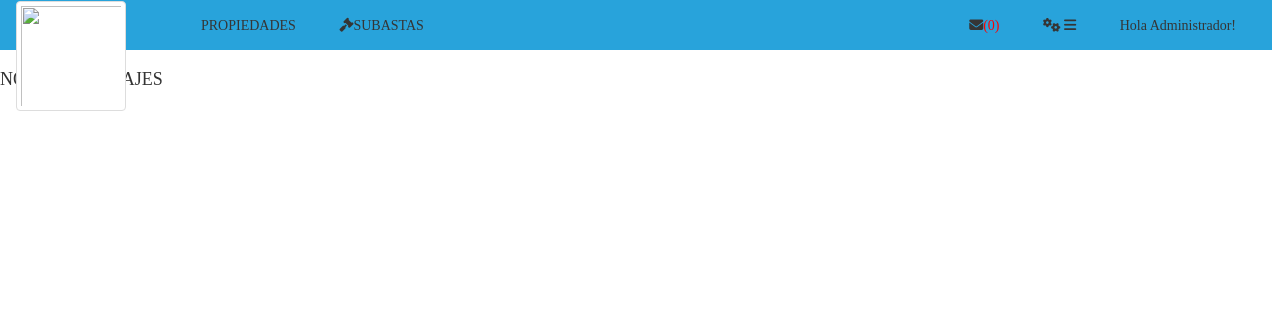
The app's page /mensajes.php (signed in), older data.
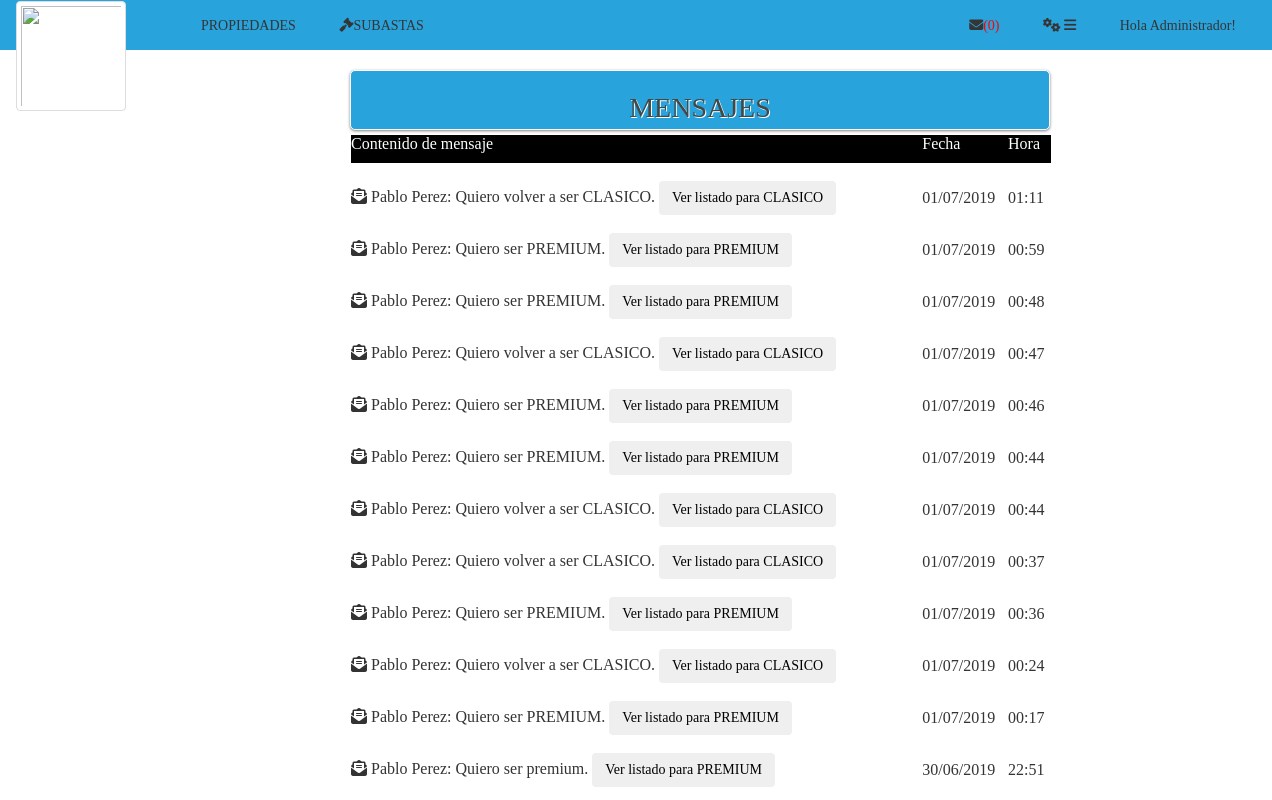
The same page, newer data.
### tables this page shows
CREATE TABLE `mensaje` (
  `idMensaje` int(11) NOT NULL,
  `idSubasta` int(11) DEFAULT NULL,
  `contenido` varchar(255) NOT NULL,
  `leido` int(11) DEFAULT NULL,
  `fecha` datetime NOT NULL,
  `idDe` int(11) NOT NULL,
  `idPara` int(11) NOT NULL,
  `numero` int(11) NOT NULL
);

### mensajes.php (the view, shortened to what this page needs)
<html>
	<head>
<?php
		include("cabecera.php");
?>
<?php
$con=conectar();
 $id=($_SESSION['id']);
$var_consulta= "SELECT * FROM mensaje WHERE idPara=$id ORDER BY fecha DESC";
   $result = mysqli_query($con, $var_consulta);
   $num=mysqli_num_rows($result);
if ($num==0) {
  echo"<h4>NO HAY MENSAJES</h4>";
 }
else{
?>
	</head>
	<body>
		<div id="wrapper" style="margin-left: 350px;margin-top: 0px;">
			<form name="formulario" class="login-form" style="width:700px;height:60px; background-color:#28a3db;">
				<div class="header" style="padding: 0px;">
					<h1> MENSAJES</h1>
				</div>
					 <table  style="width:700px;background-color:#fff;">
					 	<?php $primero = "Contenido de mensaje";
                              $segundo="Fecha";
                               $tercero="Hora";
                               $color = "#fff";
  ?>
 <tr style="background-color:#000;">
  <td><?php echo "<p><font color='".$color."'>".$primero."</font></p>";  ?> </td>
  <td ><?php echo "<p><font color='".$color."'>".$segundo."</font></p>";  ?></td>
  <td ><?php echo "<p><font color='".$color."'>".$tercero."</font></p>";  ?></td>
 </tr>
                    <?php
                    while ($row = mysqli_fetch_array($result)){
                    	$i="<i class='fas fa-envelope-open-text'></i>";
                       ?>
                         <tr>
                             <td> <br><?php echo "$i $row[contenido]" ;
                             switch ($row['numero']) {
                                 case 3:
                                             echo "<a href='verListaEspera.php'> <button type='button' class='btn btn-succes'>Ver listado para PREMIUM</button> </a></br>";
                                            break;
                                 case 9:
                                              echo "<a href='verListaEsperaClasico.php'> <button type='button' class='btn btn-succes'>Ver listado para CLASICO</button> </a></br>";
                                            break;
}
                             	?>
                         </td>
                              <td> <br><?php echo "".date('d/m/Y', strtotime($row['fecha'])).""; ?> </td>
                                <td> <br><?php echo "".date('H:i', strtotime($row['fecha'])).""; ?> </td>
                          </tr>
                     <?php
                       }
                    ?>
</table>
			</form>
			<?php } ?>
		</div>
	</body>
</html>

### cabecera.php (shortened to what this page needs)
<!DOCTYPE HTML PUBLIC "-//W3C//DTD HTML 5 Frameset//EN" "http://www.w3.org/TR/html4/frameset.dtd">
<html lang="es">
<head>
  <link rel="stylesheet" href="https://maxcdn.bootstrapcdn.com/bootstrap/3.4.0/css/bootstrap.min.css">
	<link rel="stylesheet" type="text/css" href="css/estilos.css">
</head>
<body>
	<div id="header">
	<?php   $archivop=""; $archivosu=""; $archivoActUsu=""; $archivoTerminadas=""; $premium="";$mensajes=""; $verOpcionesLogeado=false;
             if(isset($_SESSION['estado'])){
      	  		 if($_SESSION['estado']=="logeado"){
                        if($_SESSION['rol']=="1"){
      	           	             $opcion1="<a href'#'><span class'glyphicon-user'></span>Hola Administrador!</a>";
                                  $archivop="propiedadesAdmin.php"; $archivosu="subastasAdmin.php"; $archivoActUsu="subastasActivasAdministrador2.php"; $archivoTerminadas="subastasTerminadasAdministrador2.php";
                                  $verOpcionesLogeado=true;
                                  $mensajes="mensajes.php";
                      }
		            }
	            }
			    else{
                        $opcion1="<a href=ingresar.php><span class='glyphicon glyphicon-log-in'></span> INGRESAR</a>";
                        $opcion2="<a href=registrar.php><span class='glyphicon glyphicon-user'></span> REGISTRARSE</a>";
                    }
            ?>
<nav class="navbar navbar">
  <div class="container-fluid">
    <div class="navbar-header">
      <a class="navbar-brand" href="index.php"><img src="imgs/HSH-Complete.svg" class="img-thumbnail" width="110" height="100" margin-bottom: -60px></a>
    </div>
    <?php
    if($verOpcionesLogeado==true){   ?>
    <ul class="menu" style="float:left">
      <li><a href=<?php echo $archivop; ?>></i>PROPIEDADES</a></li>
      <li><a href=#><i class="fas fa-gavel"></i>SUBASTAS</a>
      </li>
     </ul>
   <?php  }
     ?>
     <ul class="menu" style="float:right">
     <?php
    if($verOpcionesLogeado==true){
      $sql = "SELECT * FROM mensaje WHERE idPara='".$_SESSION['id']."' and leido IS NULL";
      $res = mysqli_query(mysqli_connect('localhost','root','','grupo6'),$sql);
      $tot = mysqli_num_rows($res);
                                      ?>
       <li><a href=<?php echo $mensajes; ?>><i class="fas fa-envelope"></i><?php
       $numero="($tot)";
       $color = "*FF0000";
      echo "<font color='".$color."'>".$numero."</font>";
       ?></a></li>
      <?php  }
      if($verOpcionesLogeado==true){
        if ($_SESSION['rol']!="1"){?>
            <li><a href=# ><i class="fas fa-cogs"></i>AJUSTES</a>
                <ul class="submenu">
                     <li><a href=misDatos.php><i class="fas fa-user-alt"></i>  MIS DATOS</a></li>
                     <li><a href=actividadUsuario.php><i class="fas fa-mouse-pointer"></i>  MI ACTIVIDAD</a></li>
               </ul>
            </li>
        <?php
        }  else{ ?>
               <li><a href=# > <i class="fas fa-cogs"></i>     <i class="fas fa-bars"></i></a>
               </li>
            <?php
             }
        ?>
       <li><?php echo"$opcion1"; ?>
       </li>
<?php
      }
     ?>
  </div>
</nav>
</div>
</body>
</html>

### css/estilos.css (style rules this page uses)
body { background-color:#ffffff ; font-family:'Bree Serif', serif; }
.navbar>.container-fluid .navbar-brand { margin-top: -15px }
#header { background-color: #28a3db; }
.login-form { width: 410px; margin: auto; position: relative; background: #f3f3f3; border: 1px solid #fff; border-radius: 5px; box-shadow: 0 1px 3px rgba(0,0,0,0.5); -moz-box-shadow: 0 1px 3px rgba(0,0,0,0.5); -webkit-box-shadow: 0 1px 3px rgba(0,0,0,0.5); }
#wrapper { width: 410px; height: 400px; margin: 70px auto; }
#wrapper h1 { text-align: center; }
.login-form .header { padding: 10px 30px 30px 30px; }
.login-form .header h1 { font-family: 'Bree Serif', serif; font-weight: 300; font-size: 28px; line-height:34px; color: #414848; text-shadow: 1px 1px 0 rgba(256,256,256,1.0); margin-bottom: 10px; }
.login-form a { color: black; }
.menu > li { margin-bottom: -25px; margin-top: 0px; position: relative; display: inline-block; }
.menu > li > a { display: block; padding: 15px 20px; color: #353535; font-family: 'Bree Serif', serif; text-decoration: none; }

Row changes from the older to the newer data that the page shows:
added mensaje: contenido "Pablo Perez: Quiero volver a ser CLASICO.", numero "Ver listado para CLASICO", fecha "01/07/2019", fecha "01:11"
added mensaje: contenido "Pablo Perez: Quiero ser PREMIUM.", numero "Ver listado para PREMIUM", fecha "01/07/2019", fecha "00:59"
added mensaje: contenido "Pablo Perez: Quiero ser PREMIUM.", numero "Ver listado para PREMIUM", fecha "01/07/2019", fecha "00:48"
added mensaje: contenido "Pablo Perez: Quiero volver a ser CLASICO.", numero "Ver listado para CLASICO", fecha "01/07/2019", fecha "00:47"
added mensaje: contenido "Pablo Perez: Quiero ser PREMIUM.", numero "Ver listado para PREMIUM", fecha "01/07/2019", fecha "00:46"
added mensaje: contenido "Pablo Perez: Quiero ser PREMIUM.", numero "Ver listado para PREMIUM", fecha "01/07/2019", fecha "00:44"
added mensaje: contenido "Pablo Perez: Quiero volver a ser CLASICO.", numero "Ver listado para CLASICO", fecha "01/07/2019", fecha "00:44"
added mensaje: contenido "Pablo Perez: Quiero volver a ser CLASICO.", numero "Ver listado para CLASICO", fecha "01/07/2019", fecha "00:37"
added mensaje: contenido "Pablo Perez: Quiero ser PREMIUM.", numero "Ver listado para PREMIUM", fecha "01/07/2019", fecha "00:36"
added mensaje: contenido "Pablo Perez: Quiero volver a ser CLASICO.", numero "Ver listado para CLASICO", fecha "01/07/2019", fecha "00:24"
added mensaje: contenido "Pablo Perez: Quiero ser PREMIUM.", numero "Ver listado para PREMIUM", fecha "01/07/2019", fecha "00:17"
added mensaje: contenido "Pablo Perez: Quiero ser premium.", numero "Ver listado para PREMIUM", fecha "30/06/2019", fecha "22:51"
Text that changed along with them:
$primero: (not shown) → "Contenido de mensaje"
$segundo: (not shown) → "Fecha"
$tercero: (not shown) → "Hora"
text no longer shown: "NO…"
text now shown: "MENSAJES"
